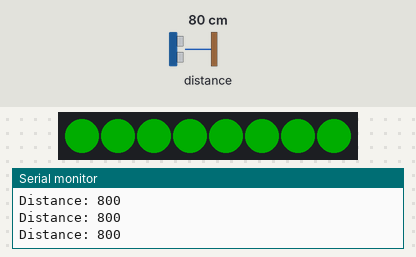
The sketch below on a simulated Arduino Uno R4 WiFi. Shown: 8 RGB LEDs in strip order, left to right, the last lines printed to the serial monitor. The inputs (shaded band) are chosen by the test bench; at power-on: distance to the obstacle 80 cm. Dim RGB values are drawn brighter than linear.

Above: at 1.2 s.
1.3 s: distance to the obstacle set to 2 cm
At 2.5 s:
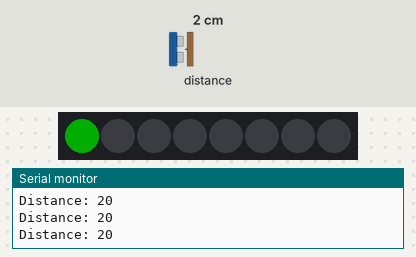
2.8 s: distance to the obstacle set to 4 cm
At 3.4 s:
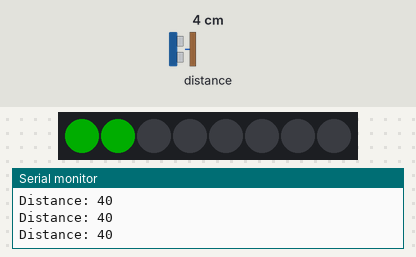
4.3 s: distance to the obstacle set to 9 cm
At 4.9 s:
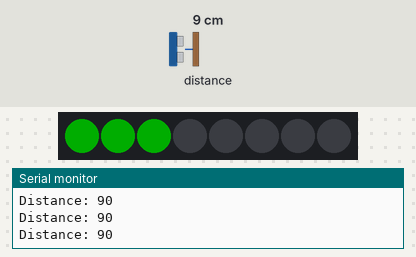
5.8 s: distance to the obstacle set to 35 cm
At 6.4 s:
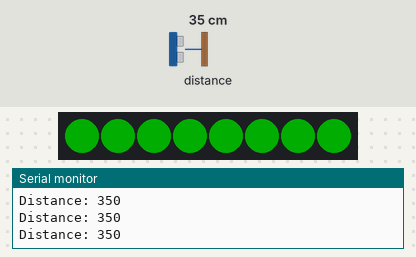
Timing chart, 0 to 8.3 s (numbered marks = the images above; inputs shaded):
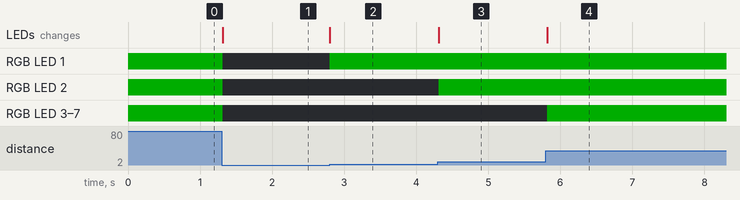

Measured:
- after the input at 1.3 s, RGB LED 1–7: RGB(0, 51, 0) → off at once; the LEDs: change at once (image 1)
- after the input at 2.8 s, RGB LED 1: off → RGB(0, 51, 0) at once; the LEDs: change at once (image 2)
- after the input at 4.3 s, RGB LED 2: off → RGB(0, 51, 0) at once; the LEDs: change at once (image 3)
- after the input at 5.8 s, RGB LED 3–7: off → RGB(0, 51, 0) at once; the LEDs: change at once (image 4)

The sketch:

LED.ino
```cpp
#include <Modulino.h>

// Modules
ModulinoDistance distance;
ModulinoPixels leds;

const int BRIGHTNESS = 20;

void setup() {
  Serial.begin(9600);

  Modulino.begin();
  distance.begin();
  leds.begin();
}

void loop() {
  if (distance.available()) {

    int d = distance.get();
    Serial.print("Distance: ");
    Serial.println(d);

    updateLEDsSimple(d);

  } else {
    Serial.println("distance not available");
  }

  delay(20);
}

// SIMPLE STEP-BASED LED LOGIC
void updateLEDsSimple(int d) {
  leds.clear();

  int ledsToTurnOn = 0;

  if (d < 40)         ledsToTurnOn = 1;
  else if (d < 80)    ledsToTurnOn = 2;
  else if (d < 120)   ledsToTurnOn = 3;
  else if (d < 160)   ledsToTurnOn = 4;
  else if (d < 200)   ledsToTurnOn = 5;
  else if (d < 240)   ledsToTurnOn = 6;
  else if (d < 280)   ledsToTurnOn = 7;
  else                ledsToTurnOn = 8;

  for (int i = 0; i < ledsToTurnOn; i++) {
    leds.set(i, GREEN, BRIGHTNESS);
  }

  leds.show();
}
```
